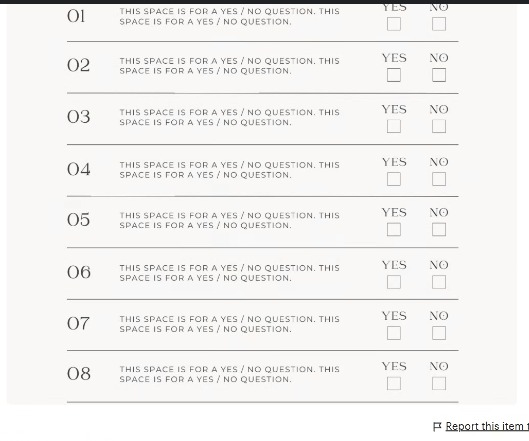
#> input picture test.jpg, 529 x 441 px
$ python -i prueba.py   (imports and definitions only)
#> lines starting #> are read from the running program, lines starting #| are printed output that depends on the picture; after the words box and inside, x2 and y2 are one past the last pixel; in counts of white or black regions, pixels touching at a corner belong together
from tkinter import Frame, Tk, Label, Button, filedialog
import cv2
import pytesseract

# Configura la ruta de Tesseract si es necesario (solo en Windows)
# pytesseract.pytesseract.tesseract_cmd = r'C:\Program Files\Tesseract-OCR\tesseract.exe'

def preprocess_image(image_path):
	"""
	Preprocesa la imagen: la convierte a escala de grises, aplica un desenfoque y un umbral.
	"""
	# Cargar la imagen
	image = cv2.imread(image_path)
	if image is None:
		raise ValueError("No se pudo cargar la imagen. Verifica la ruta.")

	# Convertir a escala de grises
	gray = cv2.cvtColor(image, cv2.COLOR_BGR2GRAY)

	# Aplicar un desenfoque para reducir el ruido
	# blurred = cv2.GaussianBlur(gray, (5, 5), 0)
	blurred = cv2.GaussianBlur(gray, (3, 3), 0)

	# Aplicar umbral adaptativo para mejorar detección
	binary = cv2.adaptiveThreshold(blurred, 255, cv2.ADAPTIVE_THRESH_GAUSSIAN_C, cv2.THRESH_BINARY_INV, 11, 2)
	# binary = cv2.adaptiveThreshold(blurred, 255, cv2.ADAPTIVE_THRESH_GAUSSIAN_C, cv2.THRESH_BINARY_INV, 25, 10)

	cv2.imwrite("binary_debug1.jpg", binary)

	# Operación morfológica para cerrar los bordes de las casillas
	kernel = cv2.getStructuringElement(cv2.MORPH_RECT, (3, 3))
	# kernel = cv2.getStructuringElement(cv2.MORPH_RECT, (5, 5))
	binary = cv2.morphologyEx(binary, cv2.MORPH_CLOSE, kernel, iterations=1)

	cv2.imwrite("binary_debug2.jpg", binary)

	return image, binary

def detect_checkboxes(image, binary_image):
	"""
	Detecta las casillas en la imagen binaria usando cv2.findContours().
	"""
	# Encontrar contornos en la imagen binaria
	contours, _ = cv2.findContours(binary_image, cv2.RETR_EXTERNAL, cv2.CHAIN_APPROX_SIMPLE)

	checkboxes = []
	for contour in contours:
		x, y, w, h = cv2.boundingRect(contour)
		aspect_ratio = w / float(h)

		# Filtrar contornos que tengan forma cuadrada (posibles casillas de verificación)
		if 0.8 <= aspect_ratio <= 1.2 and 15 <= w <= 40 and 15 <= h <= 40:
			checkboxes.append((x, y, w, h))
			cv2.rectangle(image, (x, y), (x + w, y + h), (0, 255, 0), 2)


	# [13 lines of commented-out code are left out]

	return checkboxes

def extract_checkboxes(image, binary_image, checkboxes):
	"""
	Extrae las casillas detectadas y verifica si están marcadas con una X.
	"""
	results = []
	for (x, y, w, h) in checkboxes:
		# Recortar la casilla
		checkbox = binary_image[y:y + h, x:x + w]

		# Verificar si la casilla está marcada (contar píxeles blancos)
		white_pixels = cv2.countNonZero(checkbox)
		total_pixels = checkbox.size
		if total_pixels > 0 and (white_pixels / total_pixels) > 0.6:
			results.append((x, y, w, h, "Marcado"))
		else:
			results.append((x, y, w, h, "No marcado"))

	return results

def recognize_text(image):
	"""
	Reconoce el texto en la imagen usando Pytesseract.
	"""
	# Convertir la imagen a escala de grises para OCR
	gray = cv2.cvtColor(image, cv2.COLOR_BGR2GRAY)

	# Aplicar OCR
	text = pytesseract.image_to_string(gray, config='--psm 3')
	return text

def main(image_path):
	# Preprocesar la imagen
	image, binary = preprocess_image(image_path)
#> in preprocess_image, image is the input picture: shape (441, 529, 3); mean B, G, R 239.9, 241.4, 242.2
#> in preprocess_image, `binary = cv2.adaptiveThreshold(blurred, 255, cv2.ADAPTIVE_THRESH_GAUSS..`:
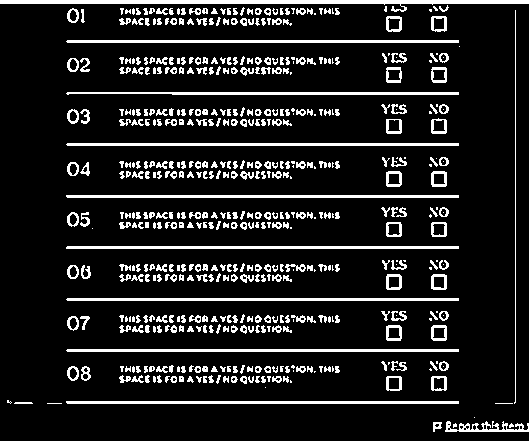
#> binary: shape (441, 529); 12.5% white; 547 white regions (121 under 20 px), largest, box (x1, y1, x2, y2) and area: (0, 0, 529, 12) 2168, (66, 195, 459, 198) 1178, (66, 246, 459, 249) 1178
#> in preprocess_image, `binary = cv2.morphologyEx(binary, cv2.MORPH_CLOSE, kernel, iterations=1)`:
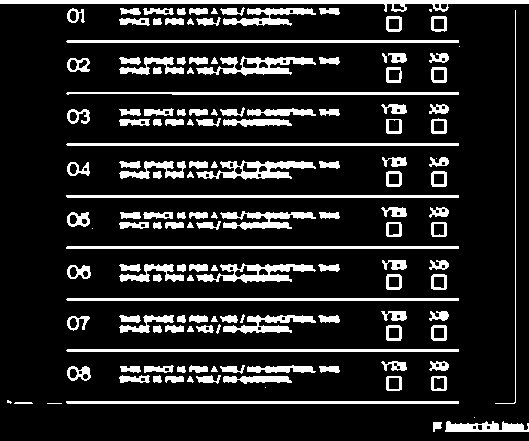
#> binary: shape (441, 529); 14.8% white; 153 white regions (8 under 20 px)

	# Detectar casillas
	checkboxes = detect_checkboxes(image, binary)
#> in detect_checkboxes, `contours, _ = cv2.findContours(binary_image, cv2.RETR_EXTERNAL, cv2.CH..`: contours = 153 contours, 24 with area under 20; largest, box (x1, y1, x2, y2) and area: (0, 0, 529, 12) 1792, (196, 160, 316, 180) 1077, (196, 263, 316, 283) 1067, (196, 56, 316, 76) 1002, (66, 401, 459, 404) 784
#> the loop in detect_checkboxes, `for contour in contours:` made 153 passes
#> (x, y, w, h, aspect_ratio) on passes 1 to 3: (433, 422, 9, 10, 0.9), (445, 421, 84, 11, 7.64), (474, 417, 1, 1, 1)
#> after the loop in detect_checkboxes, `for contour in contours:`:
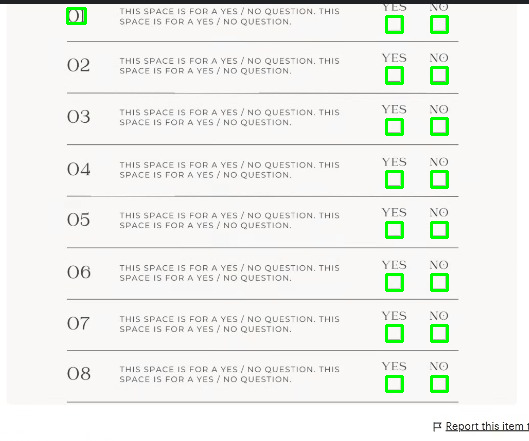
#> image: shape (441, 529, 3); 1.36% of pixels changed, all inside (x1, y1, x2, y2) = (66, 7, 449, 393)
#> after the loop in detect_checkboxes, `for contour in contours:`: checkboxes = 17 items, first 6: (431, 376, 16, 15), (386, 376, 16, 15), (431, 325, 16, 16), (386, 325, 16, 16), (431, 274, 16, 16), (386, 274, 16, 16)
	if not checkboxes:
		print("No se detectaron casillas.")
		return

	# Extraer y verificar casillas
	checkbox_results = extract_checkboxes(image, binary, checkboxes)
#> the loop in extract_checkboxes, `for (x, y, w, h) in checkboxes:` made 17 passes
#> (x, y, w, h, white_pixels, total_pixels) on passes 1 to 12: (431, 376, 16, 15, 133, 240), (386, 376, 16, 15, 125, 240), (431, 325, 16, 16, 148, 256), (386, 325, 16, 16, 148, 256), (431, 274, 16, 16, 145, 256), (386, 274, 16, 16, 147, 256), (431, 222, 16, 15, 126, 240), (386, 222, 16, 15, 131, 240), (431, 171, 16, 16, 148, 256), (386, 171, 16, 16, 147, 256), (386, 119, 16, 15, 128, 240), (431, 118, 16, 16, 137, 256)
#> after the loop in extract_checkboxes, `for (x, y, w, h) in checkboxes:`: results = 17 items, first 6: (431, 376, 16, 15, 'No marcado'), (386, 376, 16, 15, 'No marcado'), (431, 325, 16, 16, 'No marcado'), (386, 325, 16, 16, 'No marcado'), (431, 274, 16, 16, 'No marcado'), (386, 274, 16, 16, 'No marcado')
#> checkbox_results has the same summary as results in extract_checkboxes

	# Mostrar resultados
	for i, (x, y, w, h, status) in enumerate(checkbox_results):
		print(f"Casilla {i + 1}: {status}")
		if status == "Marcado":
			cv2.rectangle(image, (x, y), (x + w, y + h), (0, 255, 0), 2)
		else:
			cv2.rectangle(image, (x, y), (x + w, y + h), (0, 0, 255), 2)
#> this loop made 17 passes
#> (x, y, w, h) on passes 1 to 12: (431, 376, 16, 15), (386, 376, 16, 15), (431, 325, 16, 16), (386, 325, 16, 16), (431, 274, 16, 16), (386, 274, 16, 16), (431, 222, 16, 15), (386, 222, 16, 15), (431, 171, 16, 16), (386, 171, 16, 16), (386, 119, 16, 15), (431, 118, 16, 16)
#| Casilla 1: No marcado
#| Casilla 2: No marcado
#| Casilla 3: No marcado
#| Casilla 4: No marcado
#| Casilla 5: No marcado
#| Casilla 6: No marcado
#| Casilla 7: No marcado
#| Casilla 8: No marcado
#> (further printed lines are left out)
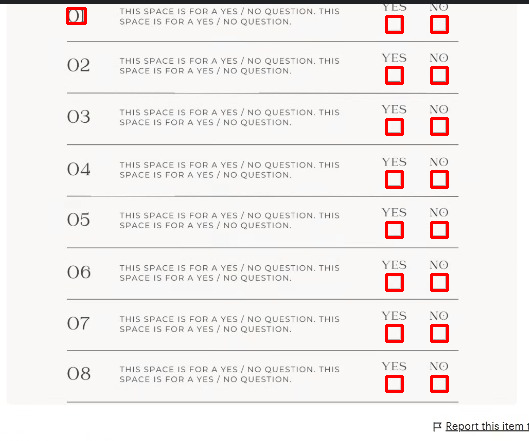
#> image: shape (441, 529, 3); 1.36% of pixels changed, all inside (x1, y1, x2, y2) = (66, 7, 449, 393)


	# Reconocer texto
	# text = recognize_text(image)
	# print("Texto reconocido:")
	# print(text)

	# Mostrar la imagen con las casillas detectadas
	window_name = "Checkboxes detected"

	cv2.imwrite("result.jpg", image)
	cv2.imshow(window_name, image)

	# Obtener la posición de la ventana principal de Tkinter
#> (the run stopped early here; a loop or call above may not have finished)
